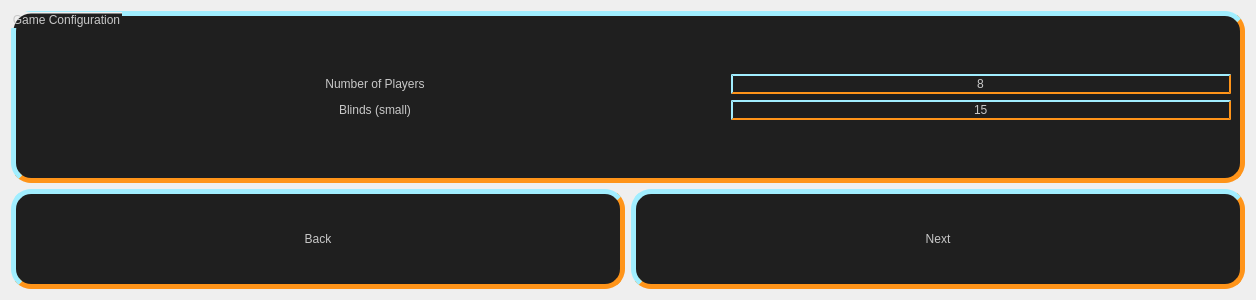
<?xml version="1.0" encoding="UTF-8"?>
<ui version="4.0">
 <class>PreGameOneDialog</class>
 <widget class="QDialog" name="PreGameOneDialog">
  <property name="geometry">
   <rect>
    <x>0</x>
    <y>0</y>
    <width>1058</width>
    <height>300</height>
   </rect>
  </property>
  <property name="windowTitle">
   <string>Dialog</string>
  </property>
  <layout class="QVBoxLayout" name="verticalLayout_2">
   <item>
    <widget class="QGroupBox" name="groupBox">
     <property name="styleSheet">
      <string notr="true">border-style: outset;
font: oblique 20pt &quot;Purisa&quot;;
background-color: rgb(31, 31, 31);
color: rgb(200, 200, 200);
border-width: 5px;
border-radius: 20px;
border-top-color: rgb(34, 215, 255);
border-left-color: rgb(34, 215, 255);
border-right-color: rgb(255, 148, 25);
border-bottom-color: rgb(255, 148, 25);</string>
     </property>
     <property name="title">
      <string>Game Configuration</string>
     </property>
     <layout class="QGridLayout" name="gridLayout_2">
      <item row="0" column="0">
       <layout class="QHBoxLayout" name="horizontalLayout">
        <item>
         <layout class="QGridLayout" name="gridLayout_4">
          <item row="0" column="0">
           <widget class="QLabel" name="l_players">
            <property name="minimumSize">
             <size>
              <width>700</width>
              <height>0</height>
             </size>
            </property>
            <property name="maximumSize">
             <size>
              <width>700</width>
              <height>16777215</height>
             </size>
            </property>
            <property name="styleSheet">
             <string notr="true">border-style: outset;
font: oblique 20pt &quot;Purisa&quot;;
background-color: rgb(31, 31, 31);
color: rgb(200, 200, 200);
border-width: 0px;
border-radius: 0px;
border-top-color: rgb(34, 215, 255);
border-left-color: rgb(34, 215, 255);
border-right-color: rgb(255, 148, 25);
border-bottom-color: rgb(255, 148, 25);</string>
            </property>
            <property name="text">
             <string>Number of Players</string>
            </property>
            <property name="alignment">
             <set>Qt::AlignCenter</set>
            </property>
            <property name="buddy">
             <cstring>le_players</cstring>
            </property>
           </widget>
          </item>
          <item row="1" column="0">
           <widget class="QLabel" name="l_blinds">
            <property name="minimumSize">
             <size>
              <width>700</width>
              <height>0</height>
             </size>
            </property>
            <property name="maximumSize">
             <size>
              <width>700</width>
              <height>16777215</height>
             </size>
            </property>
            <property name="styleSheet">
             <string notr="true">border-style: outset;
font: oblique 20pt &quot;Purisa&quot;;
background-color: rgb(31, 31, 31);
color: rgb(200, 200, 200);
border-width: 0px;
border-radius: 0px;
border-top-color: rgb(34, 215, 255);
border-left-color: rgb(34, 215, 255);
border-right-color: rgb(255, 148, 25);
border-bottom-color: rgb(255, 148, 25);</string>
            </property>
            <property name="text">
             <string>Blinds (small)</string>
            </property>
            <property name="alignment">
             <set>Qt::AlignCenter</set>
            </property>
            <property name="buddy">
             <cstring>le_blinds</cstring>
            </property>
           </widget>
          </item>
         </layout>
        </item>
        <item>
         <layout class="QGridLayout" name="gridLayout_3">
          <item row="0" column="0">
           <widget class="QLineEdit" name="le_players">
            <property name="minimumSize">
             <size>
              <width>500</width>
              <height>0</height>
             </size>
            </property>
            <property name="maximumSize">
             <size>
              <width>500</width>
              <height>16777215</height>
             </size>
            </property>
            <property name="styleSheet">
             <string notr="true">font: oblique 20pt &quot;Purisa&quot;;
color: rgb(200, 200, 200);
border-width:2px;
border-radius:0px;</string>
            </property>
            <property name="text">
             <string>8</string>
            </property>
            <property name="alignment">
             <set>Qt::AlignCenter</set>
            </property>
           </widget>
          </item>
          <item row="1" column="0">
           <widget class="QLineEdit" name="le_blinds">
            <property name="minimumSize">
             <size>
              <width>500</width>
              <height>0</height>
             </size>
            </property>
            <property name="maximumSize">
             <size>
              <width>500</width>
              <height>16777215</height>
             </size>
            </property>
            <property name="styleSheet">
             <string notr="true">font: oblique 20pt &quot;Purisa&quot;;
color: rgb(200, 200, 200);
border-width:2px;
border-radius:0px;</string>
            </property>
            <property name="text">
             <string>15</string>
            </property>
            <property name="alignment">
             <set>Qt::AlignCenter</set>
            </property>
           </widget>
          </item>
         </layout>
        </item>
       </layout>
      </item>
     </layout>
    </widget>
   </item>
   <item>
    <layout class="QGridLayout" name="gridLayout">
     <item row="0" column="0">
      <widget class="QPushButton" name="pb_back">
       <property name="sizePolicy">
        <sizepolicy hsizetype="Fixed" vsizetype="Fixed">
         <horstretch>0</horstretch>
         <verstretch>0</verstretch>
        </sizepolicy>
       </property>
       <property name="minimumSize">
        <size>
         <width>150</width>
         <height>100</height>
        </size>
       </property>
       <property name="maximumSize">
        <size>
         <width>9999</width>
         <height>100</height>
        </size>
       </property>
       <property name="layoutDirection">
        <enum>Qt::LeftToRight</enum>
       </property>
       <property name="styleSheet">
        <string notr="true">border-style: outset;
font: oblique 20pt &quot;Purisa&quot;;
background-color: rgb(31, 31, 31);
color: rgb(200, 200, 200);
border-width: 5px;
border-radius: 20px;
border-top-color: rgb(34, 215, 255);
border-left-color: rgb(34, 215, 255);
border-right-color: rgb(255, 148, 25);
border-bottom-color: rgb(255, 148, 25);</string>
       </property>
       <property name="text">
        <string>Back</string>
       </property>
      </widget>
     </item>
     <item row="0" column="1">
      <widget class="QPushButton" name="pb_next">
       <property name="sizePolicy">
        <sizepolicy hsizetype="Fixed" vsizetype="Fixed">
         <horstretch>0</horstretch>
         <verstretch>0</verstretch>
        </sizepolicy>
       </property>
       <property name="minimumSize">
        <size>
         <width>150</width>
         <height>100</height>
        </size>
       </property>
       <property name="maximumSize">
        <size>
         <width>9999</width>
         <height>100</height>
        </size>
       </property>
       <property name="layoutDirection">
        <enum>Qt::RightToLeft</enum>
       </property>
       <property name="styleSheet">
        <string notr="true">border-style: outset;
font: oblique 20pt &quot;Purisa&quot;;
background-color: rgb(31, 31, 31);
color: rgb(200, 200, 200);
border-width: 5px;
border-radius: 20px;
border-top-color: rgb(34, 215, 255);
border-left-color: rgb(34, 215, 255);
border-right-color: rgb(255, 148, 25);
border-bottom-color: rgb(255, 148, 25);</string>
       </property>
       <property name="text">
        <string>Next</string>
       </property>
       <property name="default">
        <bool>true</bool>
       </property>
       <property name="flat">
        <bool>false</bool>
       </property>
      </widget>
     </item>
    </layout>
   </item>
  </layout>
 </widget>
 <resources/>
 <connections/>
</ui>
